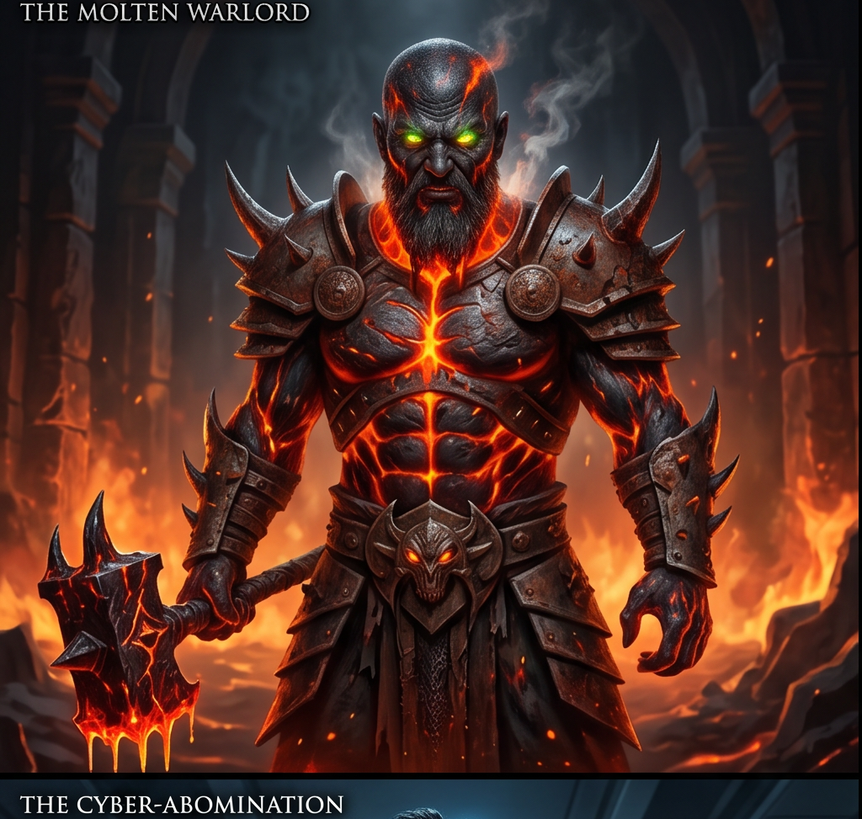
#> input picture assets/concept_molten_warlord.png, 862 x 819 px, shrunk from 1024 x 973 before the run, found by its file name; the run also reads 1 picture not shown here
$ python process_bosses.py
#> lines starting #> are read from the running program, lines starting #| are printed output that depends on the picture
"""Beskär boss-bilderna runt karaktären och lägg till alfa-vignett (rund mask)
så de inte längre ser ut som fyrkanter i spelet."""
from PIL import Image, ImageDraw, ImageFilter
import os

ASSETS = r"C:\Users\alekj\Desktop\Jimmy-Mourad-Web\assets"

def make_full_body(src_path, dst_path, crop_top_pct=0.0, crop_bottom_pct=0.0,
                   crop_side_pct=0.0, feather=30):
    """Behåll helkropp (huvud + torso + ben). Mask = vertikal kapsel."""
    img = Image.open(src_path).convert("RGBA")
    w, h = img.size
    left   = int(w * crop_side_pct)
    right  = w - left
    top    = int(h * crop_top_pct)
    bottom = h - int(h * crop_bottom_pct)
    img = img.crop((left, top, right, bottom))
    iw, ih = img.size
    # vertikal kapsel-mask: rounded rectangle med stor radie
    mask = Image.new("L", (iw, ih), 0)
    draw = ImageDraw.Draw(mask)
    radius = int(iw * 0.25)
    draw.rounded_rectangle((iw*0.10, ih*0.02, iw*0.90, ih*0.98),
                           radius=radius, fill=255)
    mask = mask.filter(ImageFilter.GaussianBlur(feather))
    out = img.copy()
    out.putalpha(mask)
    out.save(dst_path)
    print(f"  -> {dst_path} ({iw}x{ih})")

# Bakåtkompatibilitet
make_circular = make_full_body

# Crop-parametrar för att behålla HELKROPP (mer höjd, mindre side-crop)
configs = {
    "boss_general.png":  ("concept_molten_warlord.png",   0.02, 0.02, 0.05),
    "boss_skuggan.png":  ("concept_plague_bringer.png",   0.02, 0.02, 0.05),
    "boss_jimmy.png":    ("concept_cursed_overseer.png",  0.02, 0.02, 0.05),
}

for dst_name, (src_name, top, bottom, side) in configs.items():
    src = os.path.join(ASSETS, src_name)
    dst = os.path.join(ASSETS, dst_name)
    if not os.path.exists(src):
        print(f"SKIP (saknas): {src}")
        continue
    make_circular(src, dst, top, bottom, side, feather=35)
#> this loop made 3 passes
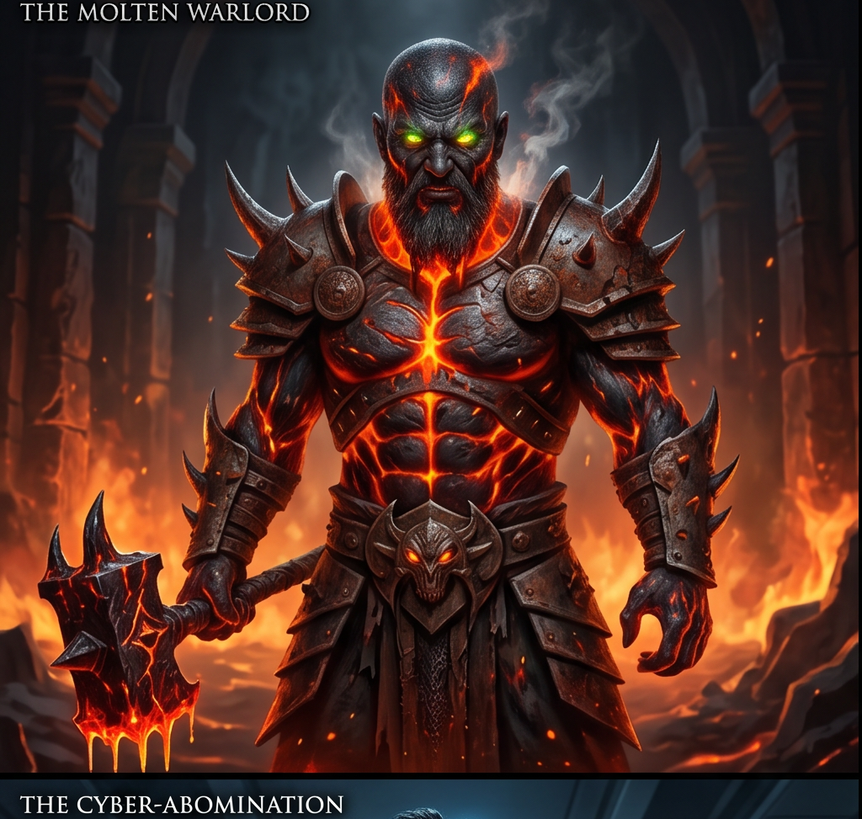
#> input picture assets/concept_molten_warlord.png, 862 x 819 px, shrunk from 1024 x 973 before the run, found by its file name
#> pass 1, in make_full_body, `img = img.crop((left, top, right, bottom))`:
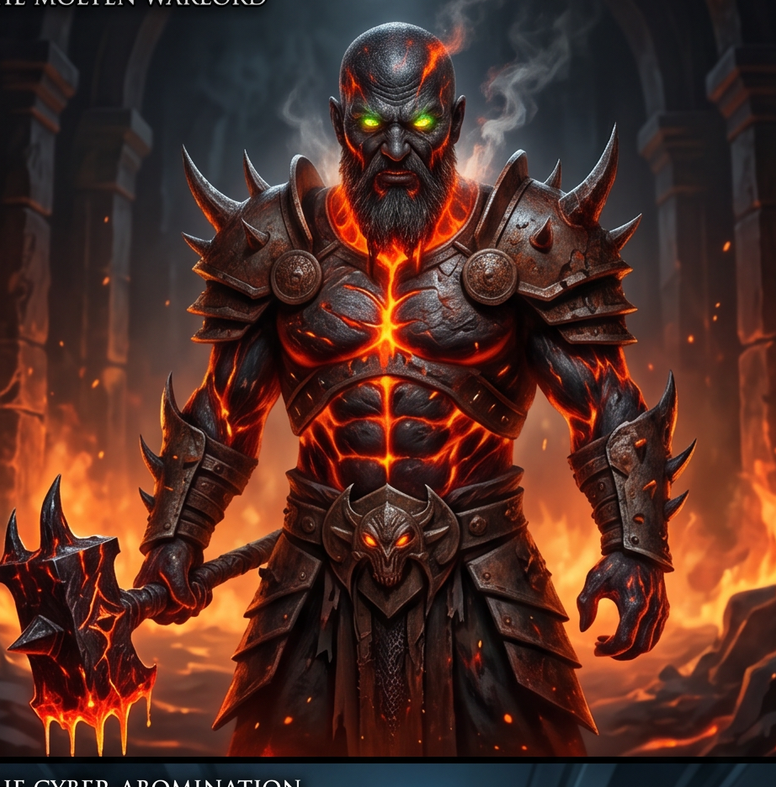
#> img: PIL image 776x787 RGBA; mean R, G, B, A 80.5, 46.1, 36.9, 255
#> pass 1, in make_full_body, `mask = mask.filter(ImageFilter.GaussianBlur(feather))`:
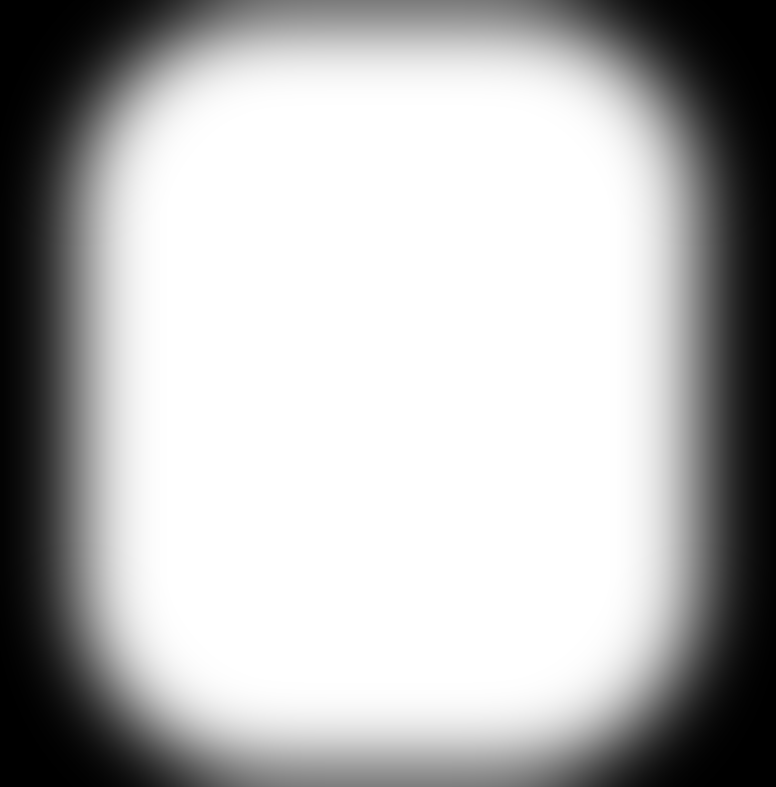
#> mask: PIL image 776x787 L; min 0, max 255, mean 180.8
#> pass 1, in make_full_body, `out.save(dst_path)`:
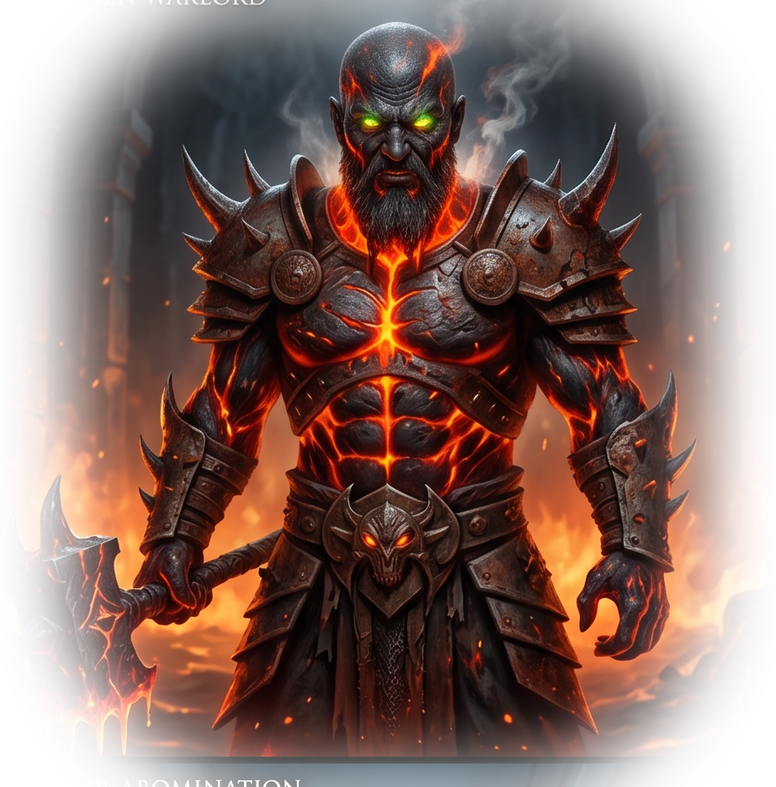
#> saved as boss_general.png: PIL image 776x787 RGBA; mean R, G, B, A 80.5, 46.1, 36.9, 180.8; transparent parts drawn white
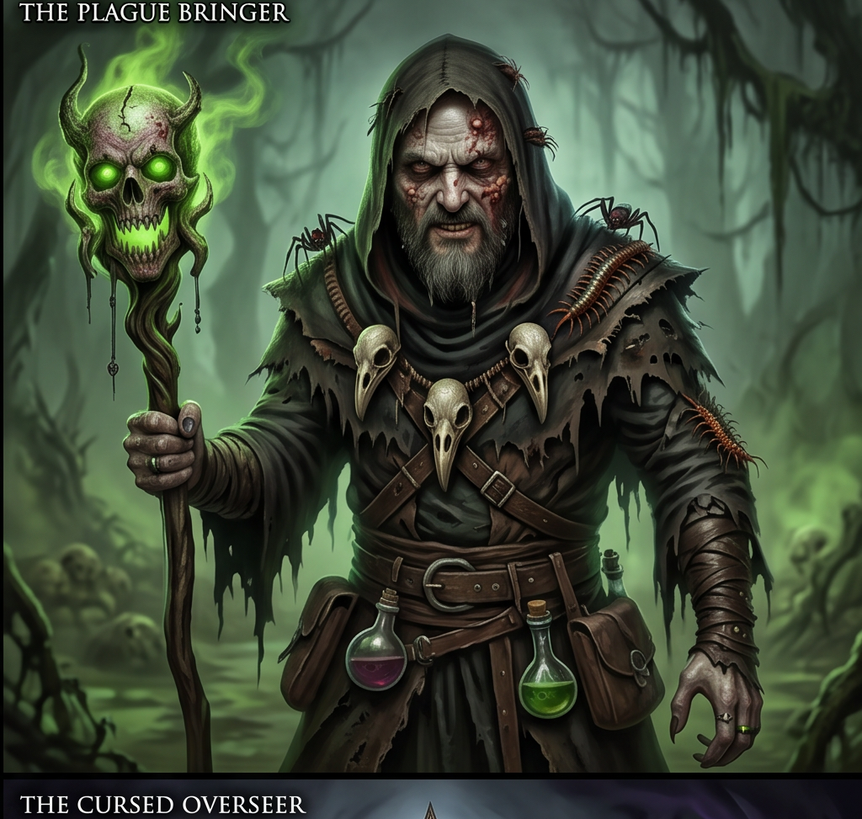
#> input picture assets/concept_plague_bringer.png, 862 x 819 px, shrunk from 1024 x 973 before the run, found by its file name

print("Klart.")
